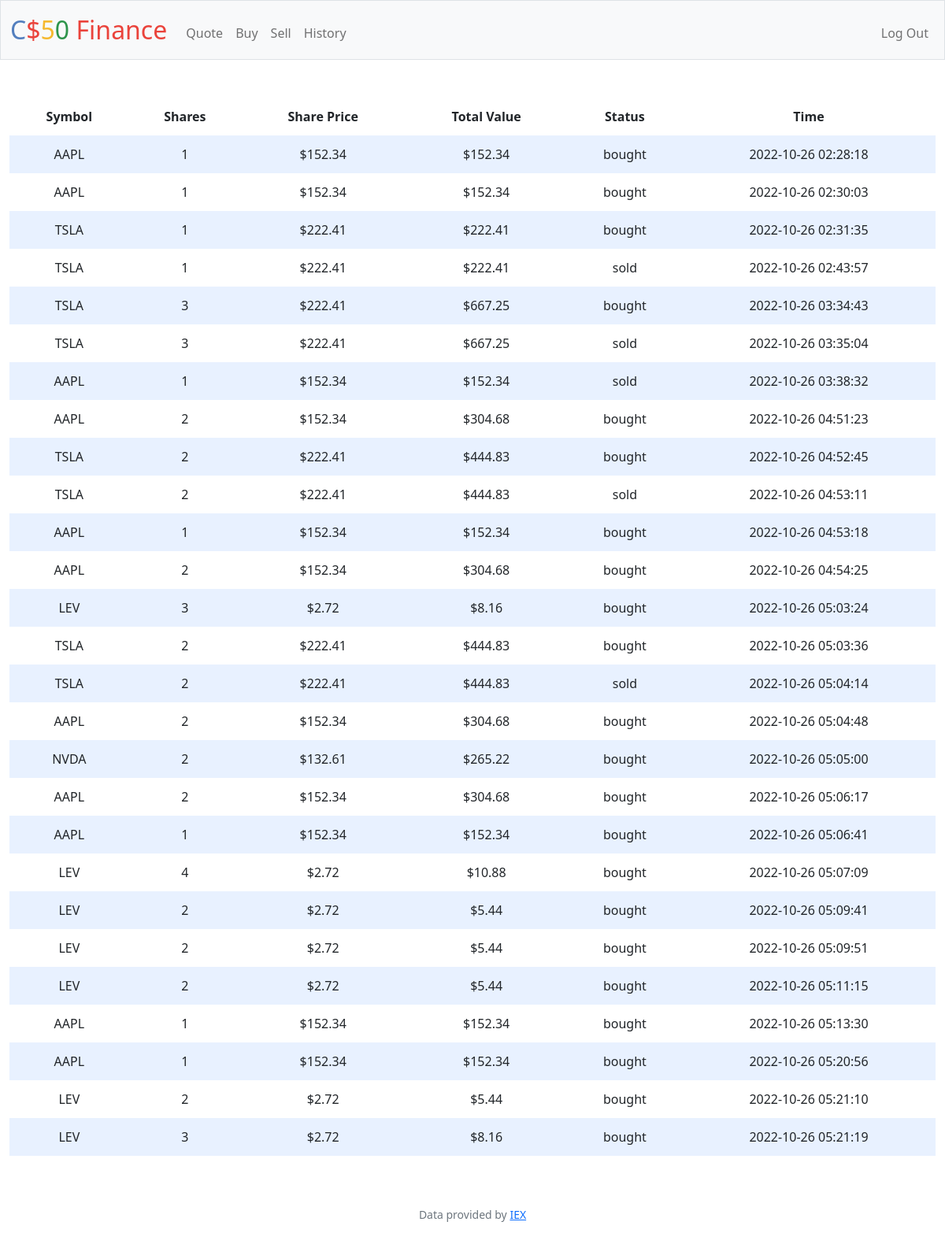
The app's page /history (signed in) with its own data.
### tables this page shows
CREATE TABLE purchases (
    user_id int,
    symbol TEXT NOT NULL,
    price NUMERIC NOT NULL,
    units int,
    cost NUMERIC NOT NULL,
    status TEXT NOT NULL
, time DATETIME DEFAULT CURRENT_TIMESTAMP);

### app.py (the view)
@app.route("/history")
@login_required
def history():
    id = session.get("user_id")
    stocks = db.execute("SELECT symbol, units, price, cost, status, time FROM purchases WHERE user_id = ?", id)
    return render_template("history.html", stocks=stocks)

### app.py (called while the page is built)
@app.after_request
def after_request(response):
    response.headers["Cache-Control"] = "no-cache, no-store, must-revalidate"
    response.headers["Expires"] = 0
    response.headers["Pragma"] = "no-cache"
    return response

### helpers.py (called while the page is built)
def login_required(f):
    @wraps(f)
    def decorated_function(*args, **kwargs):
        if session.get("user_id") is None:
            return redirect("/login")
        return f(*args, **kwargs)
    return decorated_function

def usd(value):
    return f"${value:,.2f}"

### templates/history.html (shortened to what this page needs)
{% extends "layout.html" %}
{% block main %}
    <table action="/history">
        <thead>
            <tr>
                <th>Symbol</th>
                <th>Shares</th>
                <th>Share Price</th>
                <th>Total Value</th>
                <th>Status</th>
                <th>Time</th>
            </tr>
        </thead>
        <tbody>
            {% for stock in stocks %}
                <tr>
                    <td>{{ stock.symbol }}</td>
                    <td>{{ stock.units }}</td>
                    <td>{{ stock.price | usd }}</td>
                    <td>{{ stock.cost | usd }}</td>
                    <td>{{ stock.status }}</td>
                    <td>{{ stock.time }}</td>
                </tr>
            {% endfor %}
        </tbody>
    </table>
{% endblock %}

### templates/layout.html (shortened to what this page needs)
<!DOCTYPE html>
<html lang="en">
    <head>
        <link href="https://cdn.jsdelivr.net/npm/bootstrap@5.1.3/dist/css/bootstrap.min.css" rel="stylesheet">
        <link href="/static/styles.css" rel="stylesheet">
    </head>
    <body>
        <nav class="bg-light border navbar navbar-expand-md navbar-light">
            <div class="container-fluid">
                <a class="navbar-brand" href="/"><span class="blue">C</span><span class="red">$</span><span class="yellow">5</span><span class="green">0</span> <span class="red">Finance</span></a>
                <div class="collapse navbar-collapse" id="navbar">
                    {% if session["user_id"] %}
                        <ul class="navbar-nav me-auto mt-2">
                            <li class="nav-item"><a class="nav-link" href="/quote">Quote</a></li>
                            <li class="nav-item"><a class="nav-link" href="/buy">Buy</a></li>
                            <li class="nav-item"><a class="nav-link" href="/sell">Sell</a></li>
                            <li class="nav-item"><a class="nav-link" href="/history">History</a></li>
                        </ul>
                        <ul class="navbar-nav ms-auto mt-2">
                            <li class="nav-item"><a class="nav-link" href="/logout">Log Out</a></li>
                        </ul>
                    {% else %}
                        <ul class="navbar-nav ms-auto mt-2">
                            <li class="nav-item"><a class="nav-link" href="/register">Register</a></li>
                            <li class="nav-item"><a class="nav-link" href="/login">Log In</a></li>
                        </ul>
                    {% endif %}
                </div>
            </div>
        </nav>
        <main class="container-fluid py-5 text-center">
            {% block main %}{% endblock %}
        </main>
        <footer class="mb-5 small text-center text-muted">
            Data provided by <a href="https://iexcloud.io/">IEX</a>
        </footer>
    </body>
</html>

### static/styles.css (style rules this page uses)
nav .navbar-brand { font-size: xx-large; }
nav .navbar-brand .blue { color: #537fbe; }
nav .navbar-brand .red { color: #ea433b; }
nav .navbar-brand .yellow { color: #f5b82e; }
nav .navbar-brand .green { color: #2e944b; }
table { background-color: transparent; margin-bottom: 1rem; width: 100%; }
table th, table td { padding: 0.75rem; vertical-align: middle; }
tbody tr:nth-of-type(odd) { background-color: rgb(179, 208, 255, 0.3) }

### records on screen
purchases: symbol "AAPL", units "1", price "$152.34", cost "$152.34", status "bought", time "2022-10-26 02:28:18"
purchases: symbol "AAPL", units "1", price "$152.34", cost "$152.34", status "bought", time "2022-10-26 02:30:03"
purchases: symbol "TSLA", units "1", price "$222.41", cost "$222.41", status "bought", time "2022-10-26 02:31:35"
purchases: symbol "TSLA", units "1", price "$222.41", cost "$222.41", status "sold", time "2022-10-26 02:43:57"
purchases: symbol "TSLA", units "3", price "$222.41", cost "$667.25", status "bought", time "2022-10-26 03:34:43"
purchases: symbol "TSLA", units "3", price "$222.41", cost "$667.25", status "sold", time "2022-10-26 03:35:04"
purchases: symbol "AAPL", units "1", price "$152.34", cost "$152.34", status "sold", time "2022-10-26 03:38:32"
purchases: symbol "AAPL", units "2", price "$152.34", cost "$304.68", status "bought", time "2022-10-26 04:51:23"
purchases: symbol "TSLA", units "2", price "$222.41", cost "$444.83", status "bought", time "2022-10-26 04:52:45"
purchases: symbol "TSLA", units "2", price "$222.41", cost "$444.83", status "sold", time "2022-10-26 04:53:11"
purchases: symbol "AAPL", units "1", price "$152.34", cost "$152.34", status "bought", time "2022-10-26 04:53:18"
purchases: symbol "AAPL", units "2", price "$152.34", cost "$304.68", status "bought", time "2022-10-26 04:54:25"
purchases: symbol "LEV", units "3", price "$2.72", cost "$8.16", status "bought", time "2022-10-26 05:03:24"
purchases: symbol "TSLA", units "2", price "$222.41", cost "$444.83", status "bought", time "2022-10-26 05:03:36"
purchases: symbol "TSLA", units "2", price "$222.41", cost "$444.83", status "sold", time "2022-10-26 05:04:14"
purchases: symbol "AAPL", units "2", price "$152.34", cost "$304.68", status "bought", time "2022-10-26 05:04:48"
purchases: symbol "NVDA", units "2", price "$132.61", cost "$265.22", status "bought", time "2022-10-26 05:05:00"
purchases: symbol "AAPL", units "2", price "$152.34", cost "$304.68", status "bought", time "2022-10-26 05:06:17"
purchases: symbol "AAPL", units "1", price "$152.34", cost "$152.34", status "bought", time "2022-10-26 05:06:41"
purchases: symbol "LEV", units "4", price "$2.72", cost "$10.88", status "bought", time "2022-10-26 05:07:09"
purchases: symbol "LEV", units "2", price "$2.72", cost "$5.44", status "bought", time "2022-10-26 05:09:41"
purchases: symbol "LEV", units "2", price "$2.72", cost "$5.44", status "bought", time "2022-10-26 05:09:51"
purchases: symbol "LEV", units "2", price "$2.72", cost "$5.44", status "bought", time "2022-10-26 05:11:15"
purchases: symbol "AAPL", units "1", price "$152.34", cost "$152.34", status "bought", time "2022-10-26 05:13:30"
purchases: symbol "AAPL", units "1", price "$152.34", cost "$152.34", status "bought", time "2022-10-26 05:20:56"
purchases: symbol "LEV", units "2", price "$2.72", cost "$5.44", status "bought", time "2022-10-26 05:21:10"
purchases: symbol "LEV", units "3", price "$2.72", cost "$8.16", status "bought", time "2022-10-26 05:21:19"
